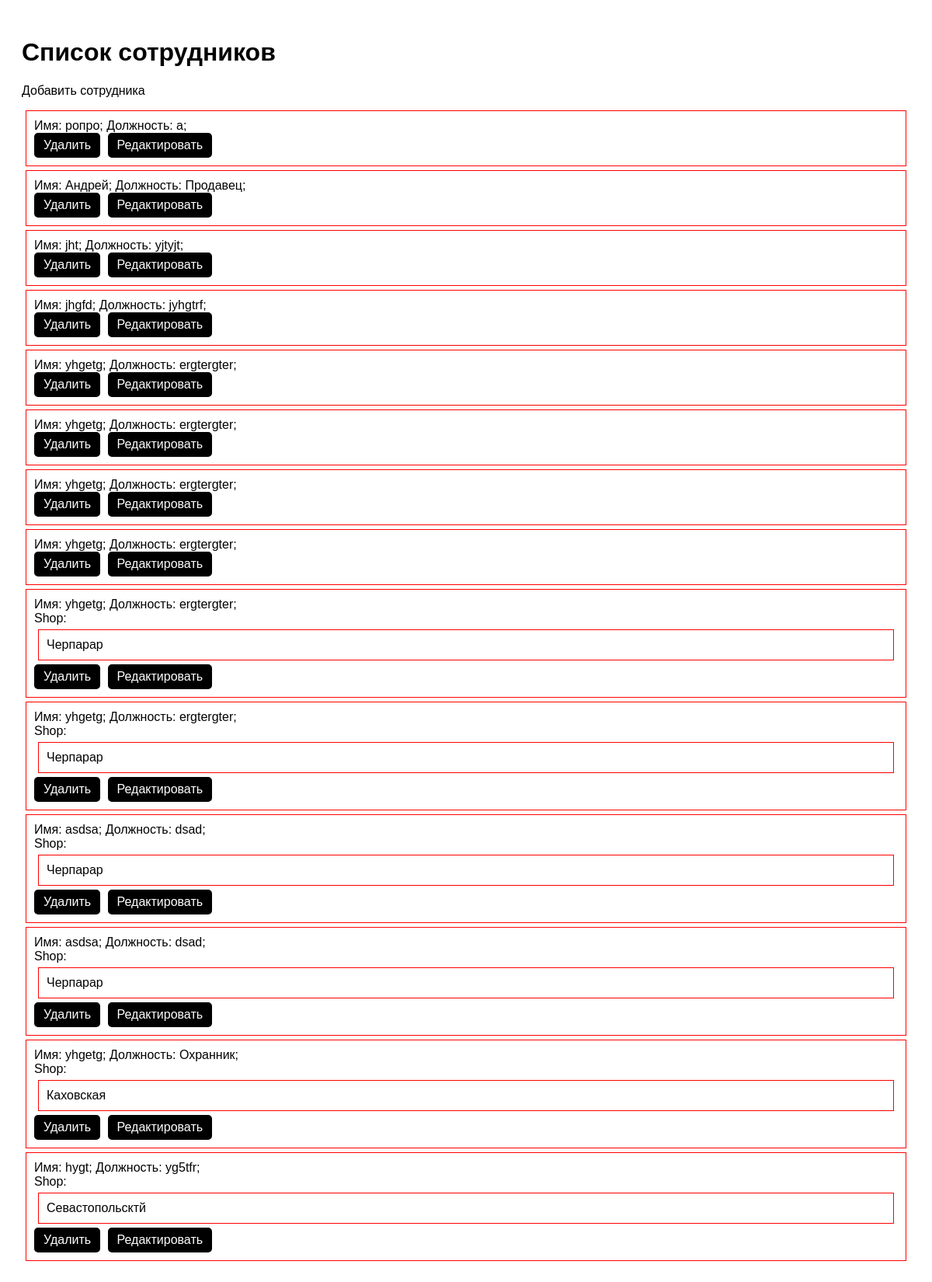
/employees/, run on the app's committed database.
### shop/models.py (models this page shows, shortened)
class Employee(models.Model):
    name = models.CharField(
        max_length=200,
    )
    position = models.CharField(
        max_length=200
    )
    class Meta:
        verbose_name = 'Сотрудник'
        verbose_name_plural = 'Сотрудники'

class ShopEmployee(models.Model):
    shop = models.ForeignKey(
        Shop,
        on_delete=models.CASCADE,
        related_name='shop_employees'
    )
    employee = models.ForeignKey(
        Employee,
        on_delete=models.CASCADE,
        related_name='shop_employees'
    )
    class Meta:
        verbose_name = 'Магазин-Сотрудник'
        verbose_name_plural = 'Магазины-Сотрудники'

class Shop(models.Model):
    address = models.CharField(
        max_length=200
    )
    number = models.IntegerField()
    class Meta:
        verbose_name = 'Магазин'
        verbose_name_plural = 'Магазины'

### shop/views.py (the view)
# urls.py: path("employees/", EmployeeListView.as_view(), name="employee-list"),
class EmployeeListView(ListView):
    model = Employee
    template_name = 'shop/employee_list.html'
    context_object_name = 'employees'

### shop/templates/shop/employee_list.html (shortened to what this page needs)
{% load static %}
<!DOCTYPE html>
<html lang="en">
<head>
    <link rel="stylesheet" type="text/css" href="{% static 'css/styles.css' %}">
</head>
<body>
    <h1>Список сотрудников</h1>
    <a href="{% url 'employee-create' %}">Добавить сотрудника</a>
    <ul>
        {% for employee in employees %}
            <li>
                Имя: {{ employee.name }}; Должность: {{ employee.position }};
                <ul>
                    {% for shop_employee in employee.shop_employees.all %}
                        Shop: <li>{{ shop_employee.shop.address }}</li>
                    {% endfor %}
                </ul>
                <a href="{% url 'employee-delete' employee.id %}" class="delete-button">Удалить</a>
                <a href="{% url 'employee-update' employee.id %}" class="edit-button">Редактировать</a>
            </li>
        {% endfor %}
    </ul>
</body>
</html>

### shop/static/css/styles.css (style rules this page uses)
body { background-color: white; color: black; font-family: Arial, sans-serif; padding: 20px; }
a { color: rgb(0, 0, 0); text-decoration: none; }
ul { list-style-type: none; padding: 0; }
li { color: rgb(3, 3, 3); border: 1px solid red; margin: 5px; padding: 10px; }
.delete-button { display: inline-block; padding: 5px 10px; background-color: black; color: white; border: 2px solid black; border-radius: 5px; text-decoration: none; }
a.delete-button, a.edit-button { display: inline-block; padding: 5px 10px; background-color: black; color: white; border: 2px solid black; border-radius: 5px; text-decoration: none; margin-right: 5px; }

### data on the page
Employee: name "ропро", position "а"
Employee: name "Андрей", position "Продавец"
Employee: name "jht", position "yjtyjt"
Employee: name "jhgfd", position "jyhgtrf"
Employee: name "yhgetg", position "ergtergter"
Employee: name "yhgetg", position "ergtergter"
Employee: name "yhgetg", position "ergtergter"
Employee: name "yhgetg", position "ergtergter"
Employee: name "yhgetg", position "ergtergter"
ShopEmployee: shop.address "Черпарар"
Employee: name "yhgetg", position "ergtergter"
ShopEmployee: shop.address "Черпарар"
Employee: name "asdsa", position "dsad"
ShopEmployee: shop.address "Черпарар"
Employee: name "asdsa", position "dsad"
ShopEmployee: shop.address "Черпарар"
Employee: name "yhgetg", position "Охранник"
ShopEmployee: shop.address "Каховская"
Employee: name "hygt", position "yg5tfr"
ShopEmployee: shop.address "Севастопольсктй"
